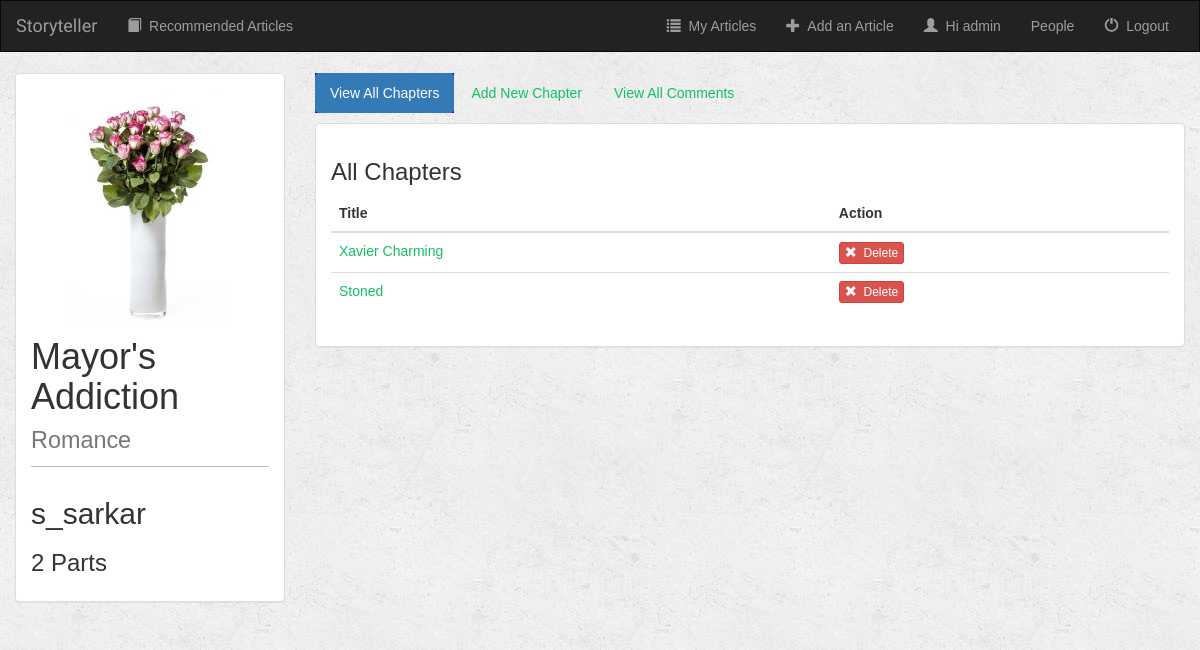
The app's page /20/ (signed in) with its own data.
### story/models.py (models this page shows, shortened)
class Article(models.Model):
    user = models.ForeignKey(User, default=1)
    author = models.CharField(max_length=250)
    article_title = models.CharField(max_length=500)
    genre = models.CharField(max_length=100)
    article_pic = models.FileField()
    parts = models.IntegerField(default=0)
    def __str__(self):
        return self.article_title + ' - ' + self.author

class Chapter(models.Model):
    article = models.ForeignKey(Article, on_delete=models.CASCADE)
    part_title = models.CharField(max_length=250)
    file = models.FileField()

### story/views.py (the view)
# urls.py: url(r'^(?P<article_id>[0-9]+)/$', views.detail, name='detail'),
def detail(request, article_id):
    if not request.user.is_authenticated():
        return render(request, 'story/login.html')
    else:
        article = get_object_or_404(Article, pk=article_id)
        return render(request, 'story/detail.html', {'article': article})

### story/templates/story/detail.html (shortened to what this page needs)
{% extends 'story/base.html' %}
{% block body %}
<div class="container-fluid songs-container">
    <div class="row">
        <div class="col-sm-4 col-md-3">
            <div class="panel panel-default">
                <div class="panel-body">
                    <a href="">
                        {% if article.article_pic %}
                            <img src="{{ article.article_pic.url }}" class="img-responsive">
                        {% else %}
                            <h3>No image to display</h3>
                        {% endif %}
                    </a>
                    <h1>{{ article.article_title }} <small>{{ article.genre }}</small></h1>
                    <h2>{{ article.author }}</h2>
                    <h3>{{ article.chapter_set.count }} Parts</h3>
                </div>
            </div>
        </div>
        <div class="col-sm-8 col-md-9">
            <ul class="nav nav-pills" style="margin-bottom: 10px;">
                <li role="presentation" class="active"><a href="{% url 'detail' article.id %}">View All Chapters</a></li>
                <li role="presentation"><a href="{% url 'create_chapter' article.id %}">Add New Chapter</a></li>
                <li role="presentation"><a href="{% url 'comment' article.id %}">View All Comments</a></li>
            </ul>
            <div class="panel panel-default">
                <div class="panel-body">
                    <h3>All Chapters</h3>
                    <table class="table">
                        <thead>
                        <tr>
                            <th>Title</th>
                            <th>Action</th>
                        </tr>
                        </thead>
                        <tbody>
                        {% for chapter in article.chapter_set.all %}
                            <tr>
                                <td><a href="{{ chapter.file.url }}">{{ chapter.part_title }}</a></td>
                                <td>
                                    <form action="{% url 'delete_chapter' article.id chapter.id %}" method="post" style="display: inline;">
                                        <button type="submit" class="btn btn-danger btn-xs">
                                            <span class="glyphicon glyphicon-remove"></span>&nbsp; Delete
                                        </button>
                                    </form>
                                </td>
                            </tr>
                        {% endfor %}
                        </tbody>
                    </table>
                </div>
            </div>
        </div>
    </div>
</div>
{% endblock %}

### story/templates/story/base.html (shortened to what this page needs)
<!DOCTYPE html>
<html lang="en">
<head>
    {% load staticfiles %}
    <link rel="stylesheet" href="https://maxcdn.bootstrapcdn.com/bootstrap/3.3.6/css/bootstrap.min.css">
    <link rel="stylesheet" type="text/css" href="{% static 'story/style.css' %}"/>
</head>
<body>
<nav class="navbar navbar-inverse">
    <div class="container-fluid">
        <div class="navbar-header">
            <a class="navbar-brand" href="{% url 'newsfeed' %}">Storyteller</a>
        </div>
        <div class="collapse navbar-collapse" id="topNavBar">
            <ul class="nav navbar-nav">
                <li class="{% block articles_active %}{% endblock %}"><a href="{% url 'index' %}"><span class="glyphicon glyphicon-book" aria-hidden="true"></span>&nbsp Recommended Articles</a></li>
            </ul>
            <ul class="nav navbar-nav navbar-right">
                <li>
                    <a href="{% url 'my_article' %}">
                        <span class="glyphicon glyphicon-list" aria-hidden="true"></span>&nbsp; My Articles
                    </a>
                </li>
                <li>
                    <a href="{% url 'create_article' %}">
                        <span class="glyphicon glyphicon-plus" aria-hidden="true"></span>&nbsp; Add an Article
                    </a>
                </li>
                <li>
                    <a href="{% url 'my_profile'%}">
                        <span class="glyphicon glyphicon-user" aria-hidden="true"></span>&nbsp; Hi {{ user.username }}
                    </a>
                </li>
                <li>
                    <a href="{% url 'user_list' %}">
                        People
                    </a>
                </li>
                <li>
                    <a href="{% url 'logout_user' %}">
                        <span class="glyphicon glyphicon-off" aria-hidden="true"></span>&nbsp; Logout
                    </a>
                </li>
            </ul>
        </div>
    </div>
</nav>
<div class="row">
    <div class="col-sm-12 col-md-6">
    </div>
</div>
{% block body %}
{% endblock %}
</body>
</html>

### story/static/story/style.css (style rules this page uses)
body { background: white url("images/background.png"); }
.navbar { border-radius: 0; }
.navbar-brand { font-family: 'Satisfy', cursive; }
.active { background-color: blue; }
body { margin:0; padding:0; font-family:helvetica, sans-serif; }
a { color:#12c064; text-decoration:none; }
h1, h2, h3, h4, h5 , h6 { font-family: 'Muli', sans-serif; font-weight:normal; }
h1 { border-bottom:1px solid #bbb; padding:0 0 10px 0; margin:10px 0 20px 0; }
h2 { margin:30px 0 20px; }
form { overflow:auto; }

### records on screen
Article: article_pic (picture), article_title "Mayor's Addiction", genre "Romance", author "s_sarkar", chapter_set.count "2"
Chapter: part_title "Xavier Charming"
Chapter: part_title "Stoned"

### other values on screen
{{ user.username }} "admin"
